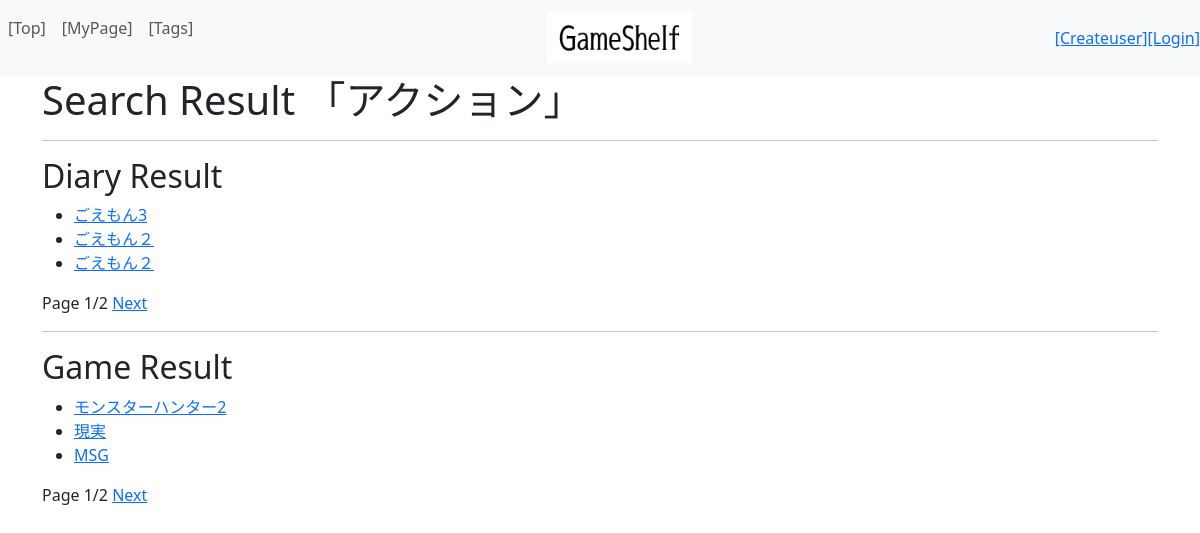
The page /tag_search/2 on the database as committed earlier.
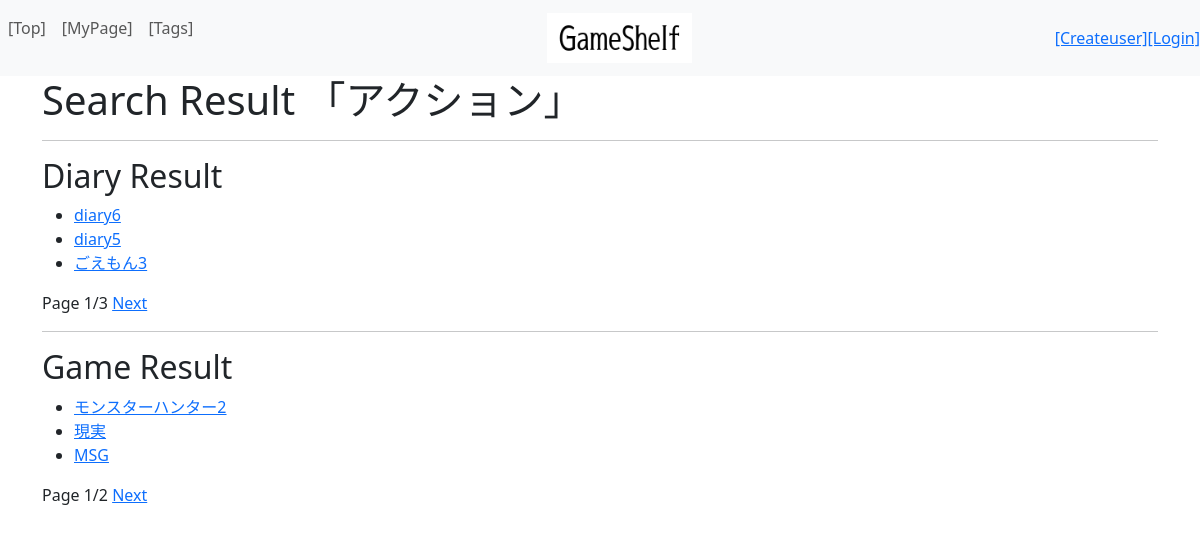
The same page on the database as committed later.
### diary/models.py (models this page shows, shortened)
class Diary(models.Model):
    diary_user = models.ForeignKey(CustomUser, on_delete=models.CASCADE)
    diary_game = models.ForeignKey(Game, on_delete=models.CASCADE)
    diary_tag = models.ManyToManyField(Tag)
    diary_title = models.CharField(max_length=100)
    diary_content = models.TextField()
    diary_rating = models.IntegerField(validators=[MaxValueValidator(100)])
    diary_spoiler = models.BooleanField(default=False) #ネタバレチェック、デフォで無し側
    class Meta:
        ordering = ("-id",)

### game/models.py (models this page shows, shortened)
class Game(models.Model):
    game_tag = models.ManyToManyField(Tag)
    game_title = models.CharField(max_length=100)
    game_content = models.TextField()
    game_image = models.ImageField(upload_to="media/", blank=True, null=True)

### top/views.py (the view)
# urls.py: path('tag_search/<int:tag_id>',views.tag_search,name="tag_search"),
def tag_search(request, tag_id):
    tag = Tag.objects.get(id=tag_id) #IDをもとに、どのタグで検索がされたのかを特定
    hit_diaries = Diary.objects.filter(diary_tag=tag) #データ全体から、タグの内容が一致するレコードを取り出す
    hit_game = Game.objects.filter(game_tag=tag)
    diary_paginator = Paginator(hit_diaries, 3) #3つで区切る
    game_paginator = Paginator(hit_game, 3) #3つで区切る
    diary_page_number = request.GET.get('diary-page', 1) #HTML側からページの要求があるので保存
    game_page_number = request.GET.get('game-page', 1) #初期値は1
    diary_display_page = diary_paginator.get_page(diary_page_number) #要求のあったページ情報を保存
    game_display_page = game_paginator.get_page(game_page_number)
    params={
        "tagname"            :   tag,
        "diary_display_page" :   diary_display_page,
        "game_display_page"  :   game_display_page,
    }
    return render(request, "top/search.html", params)

### top/models.py (called while the page is built)
    def __str__(self):
        return self.tag

### top/templates/top/search.html (shortened to what this page needs)
{% extends "top/layout.html" %}
{% load static %}
{% block content %}
<h1>Search Result 「{{tagname}}」</h1>
<hr>
<div>
  <h2>Diary Result</h2>
  <ul>
    {% for diary in diary_display_page %}
      <li><a href="/diary/{{ diary.id }}">{{ diary.diary_title }}</a></li>
    {% endfor %}
  </ul>
  <span>Page {{ diary_display_page.number }}/{{ diary_display_page.paginator.num_pages }}</span>
  {% if diary_display_page.has_next %}
    <a href="?diary-page={{ diary_display_page.next_page_number }}&game-page={{ game_display_page.number }}">Next</a>
  {% endif %}
</div>
<hr>
<div>
  <h2>Game Result</h2>
  <ul>
    {% for game in game_display_page %}
      <li><a href="/game/{{ game.id }}">{{ game.game_title }}</a></li>
    {% endfor %}
  </ul>
  <span>Page {{ game_display_page.number }}/{{ game_display_page.paginator.num_pages }}</span>
  {% if game_display_page.has_next %}
    <a href="?game-page={{ game_display_page.next_page_number }}&diary-page={{ diary_display_page.number }}">Next</a>
  {% endif %}
</div>
{% endblock %}

Rows that differ between the two databases and show on the page:
no longer on this page (row unchanged): Diary: diary_title "ごえもん２"
no longer on this page (row unchanged): Diary: diary_title "ごえもん２"
added Diary: diary_title "diary6"
added Diary: diary_title "diary5"
Other text that changed with them:
{{ diary_display_page.paginator.num_pages }}: "2" → "3"
